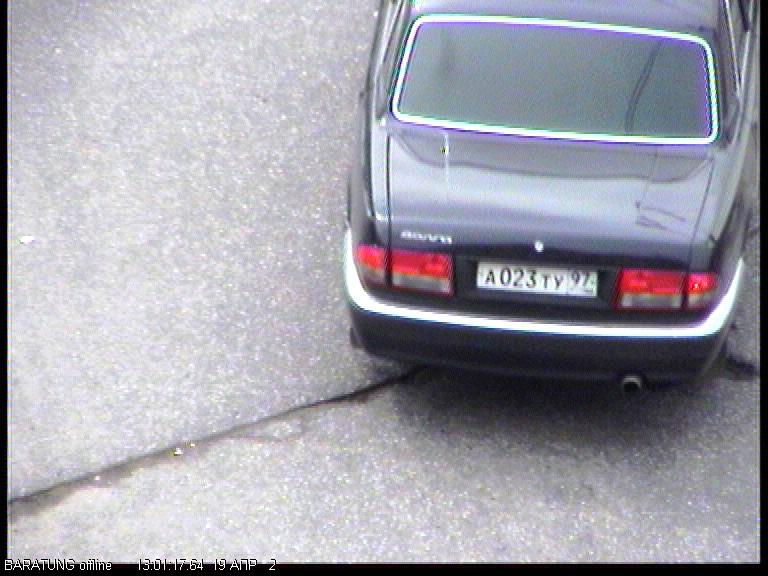
#> input picture car_plates_img/car_p_1.jpg, 768 x 576 px, found by its file name; its folder holds 4 pictures in this run
$ python plates_2.py
#> lines starting #> are read from the running program, lines starting #| are printed output that depends on the picture; after the words box and inside, x2 and y2 are one past the last pixel; in counts of white or black regions, pixels touching at a corner belong together
#> further down, img is the input picture: shape (576, 768, 3); mean B, G, R 170.2, 160.6, 161.2
import cv2 as cv
import numpy as np
import matplotlib.pyplot as plt

def find_plate_2(img, debug=False):
#> called with debug = False
    gray = cv.cvtColor(img, cv.COLOR_BGR2GRAY)
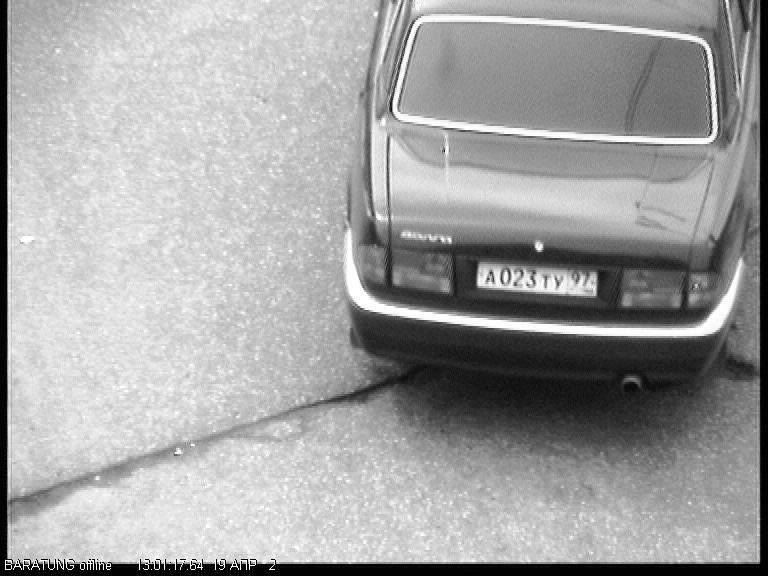
#> gray: shape (576, 768); min 0, max 255, mean 161.9
    blur = cv.GaussianBlur(gray, (5, 5), 0)

    # Улучшаем бинаризацию
    edges = cv.Canny(blur, 100, 200)
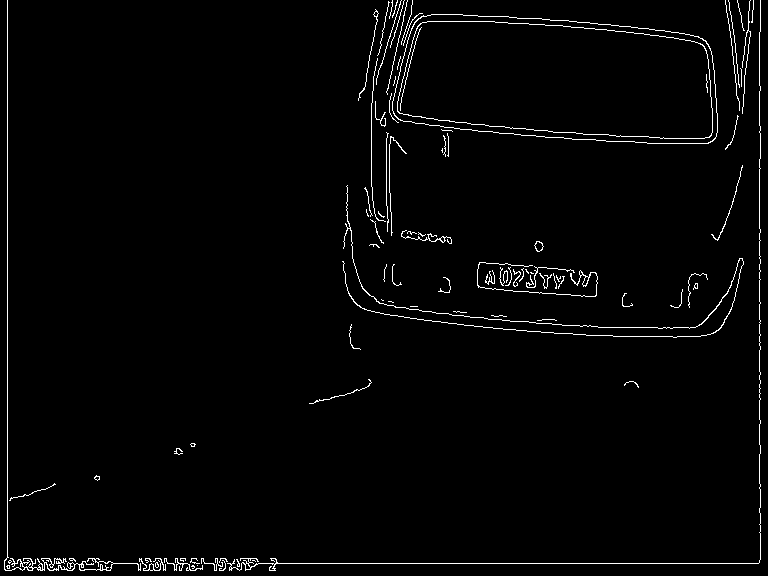
#> edges: shape (576, 768); 2% white in thin lines or dots

    # Морфологическая обработка — соединяем символы в прямоугольники
    kernel = cv.getStructuringElement(cv.MORPH_RECT, (5, 3))
    morph = cv.morphologyEx(edges, cv.MORPH_CLOSE, kernel, iterations=2)
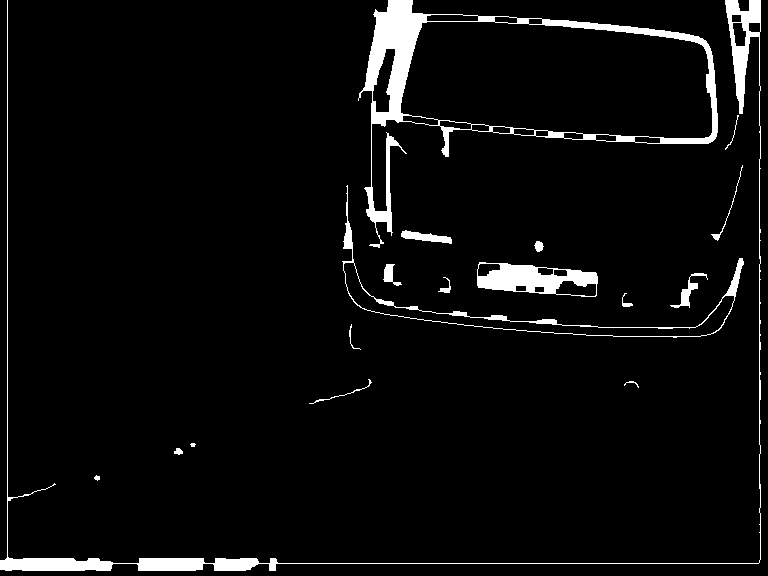
#> morph: shape (576, 768); 4.5% white; 18 white regions (1 under 20 px)

    _, morph = cv.threshold(morph, 105, 255, cv.THRESH_BINARY)

    contours, _ = cv.findContours(morph, cv.RETR_EXTERNAL, cv.CHAIN_APPROX_SIMPLE)
#> contours = 18 contours, 5 with area under 20; largest, box (x1, y1, x2, y2) and area: (358, 0, 718, 248) 40122, (342, 185, 744, 338) 5043, (0, 0, 761, 571) 4466, (477, 262, 598, 297) 3018, (401, 230, 452, 244) 302

    plate_cnt = None
    best_score = 0

    for cnt in contours:
        x, y, w, h = cv.boundingRect(cnt)
        aspect = w / h if h != 0 else 0
        area = cv.contourArea(cnt)
        rect_area = w * h
        fill_ratio = area / rect_area if rect_area > 0 else 0

        # Фильтруем по базовым геометрическим признакам
        if 2.0 < aspect < 8 and 1000 < area < 25000 and 0.1 < fill_ratio < 0.9:
            # Проверка на горизонтальность (номера не сильно наклонены)
            rect = cv.minAreaRect(cnt)
            angle = abs(rect[2])
            if angle > 15:
                continue

            score = area * fill_ratio
            if score > best_score:
                best_score = score
                plate_cnt = cnt
#> this loop made 18 passes
#> (x, y, w, h, aspect, area, rect_area, fill_ratio) on pass 11: (477, 262, 121, 35, 3.46, 3018, 4235, 0.713)
#> (x, y, w, h, aspect, area, rect_area, fill_ratio) on passes 2, 5, 7, 8, 9, 10: (174, 448, 9, 7, 1.29, 32, 63, 0.508), (309, 379, 63, 25, 2.52, 24, 1575, 0.0152), (622, 293, 11, 14, 0.786, 28.5, 154, 0.185), (438, 277, 13, 16, 0.812, 40, 208, 0.192), (670, 273, 38, 35, 1.09, 221.5, 1330, 0.167), (383, 264, 19, 22, 0.864, 149, 418, 0.356)
#> after the loop, best_score = 0

    if plate_cnt is None:
        return None

    x, y, w, h = cv.boundingRect(plate_cnt)
    cropped = img[y:y + h, x:x + w]

    if debug:
        debug_img = img.copy()
        cv.drawContours(debug_img, [plate_cnt], -1, (0, 255, 0), 2)
        plt.imshow(cv.cvtColor(debug_img, cv.COLOR_BGR2RGB))
        plt.title("Detected Plate")
        plt.show()

    # Контраст для OCR
    gray_plate = cv.cvtColor(cropped, cv.COLOR_BGR2GRAY)
    gray_plate = cv.equalizeHist(gray_plate)

    return gray_plate


# Пример использования
for i in range(1, 9):
    img = cv.imread(f"car_plates_img/car_p_{i}.jpg")
    result = find_plate_2(img, debug=False)
    if result is not None:
        cv.imshow("Detected Plate", result)
        cv.waitKey(0)
#> pass 2 of the loop `for i in range(1, 9):`:
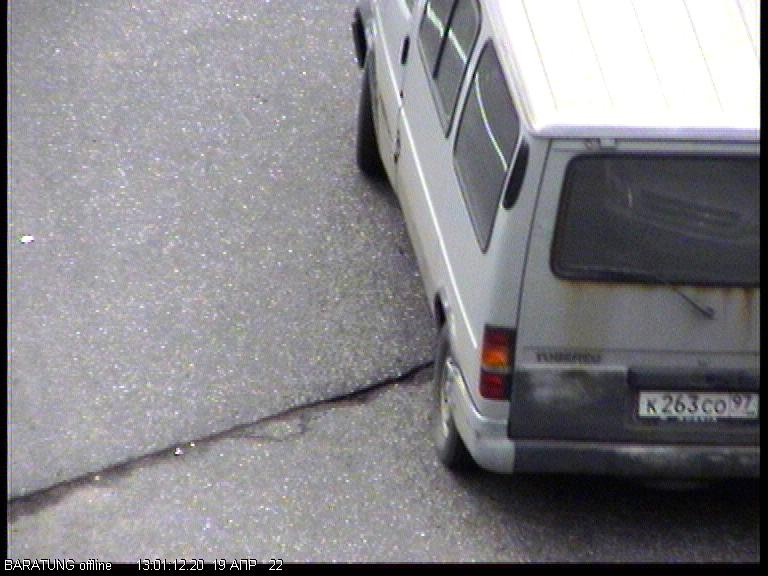
#> input picture car_plates_img/car_p_2.jpg, 768 x 576 px, found by its file name
#> img is the input picture: shape (576, 768, 3); mean B, G, R 136.4, 132.3, 133.6
#> in find_plate_2 (call 2), `edges = cv.Canny(blur, 100, 200)`:
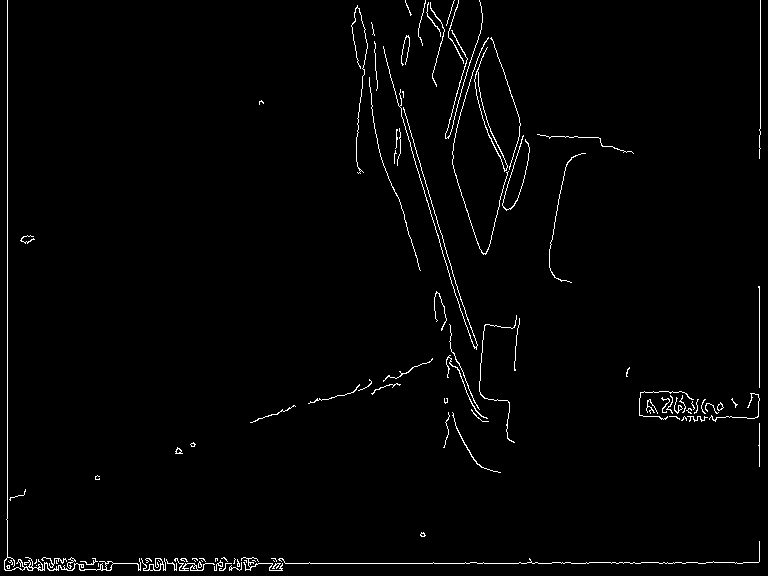
#> edges: shape (576, 768); 1.6% white in thin lines or dots
#> in find_plate_2 (call 2), `morph = cv.morphologyEx(edges, cv.MORPH_CLOSE, kernel, iterations=2)`:
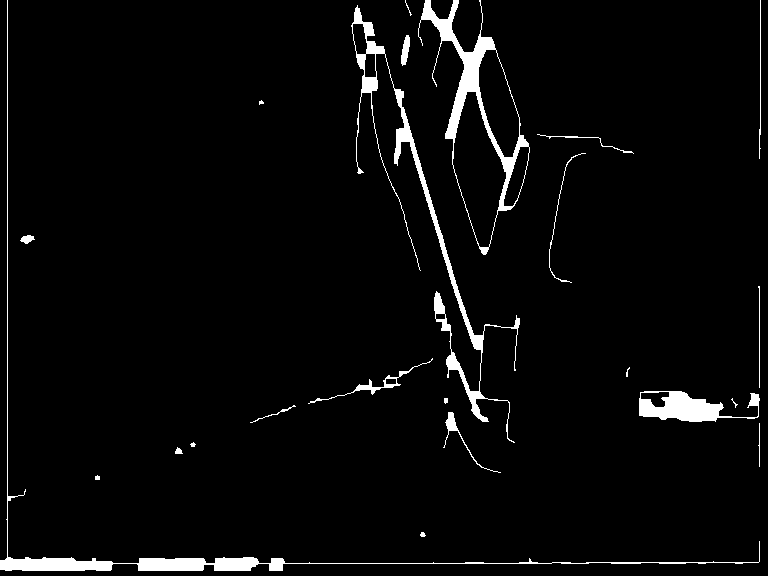
#> morph: shape (576, 768); 3.5% white; 23 white regions (4 under 20 px)
#> contours = 23 contours, 11 with area under 20; largest, box (x1, y1, x2, y2) and area: (418, 0, 530, 255) 11262, (351, 5, 520, 443) 3608, (0, 0, 760, 571) 2782, (639, 391, 760, 422) 1995, (308, 358, 433, 404) 280
#> the loop in find_plate_2 (call 2), `for cnt in contours:` made 23 passes
#> (x, y, w, h, aspect, area, rect_area, fill_ratio) on pass 10: (639, 391, 121, 31, 3.9, 1995, 3751, 0.532)
#> after the loop in find_plate_2 (call 2), `for cnt in contours:`: best_score = 0
#> pass 3 of the loop `for i in range(1, 9):`:
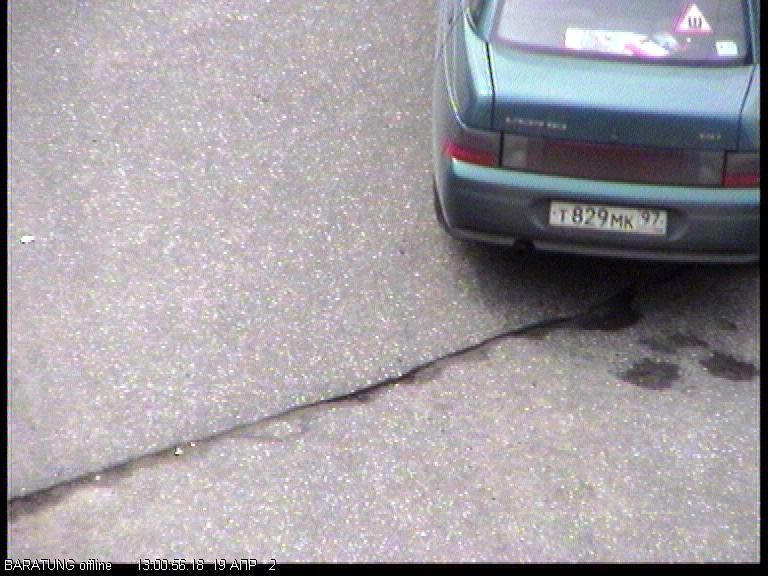
#> input picture car_plates_img/car_p_3.jpg, 768 x 576 px, found by its file name
#> img is the input picture: shape (576, 768, 3); mean B, G, R 160.1, 155, 159.4
#> in find_plate_2 (call 3), `edges = cv.Canny(blur, 100, 200)`:
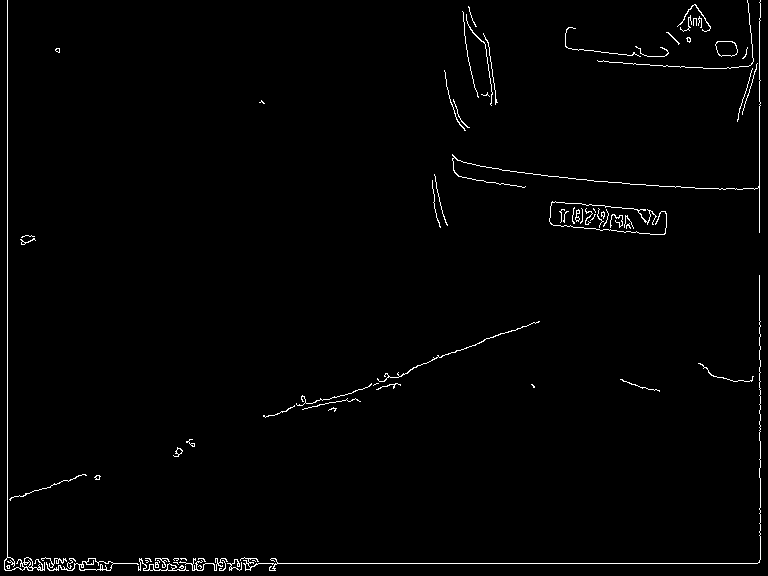
#> edges: shape (576, 768); 1.3% white in thin lines or dots
#> in find_plate_2 (call 3), `morph = cv.morphologyEx(edges, cv.MORPH_CLOSE, kernel, iterations=2)`:
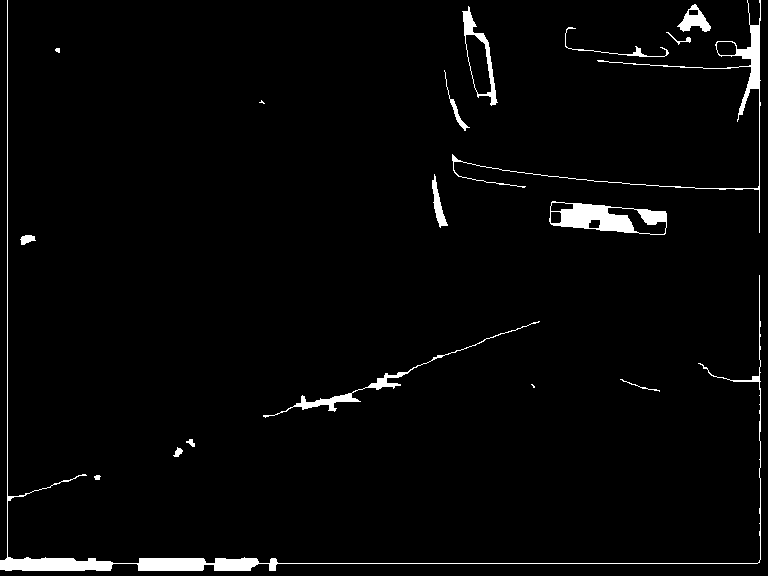
#> morph: shape (576, 768); 2.6% white; 18 white regions (2 under 20 px)
#> contours = 18 contours, 5 with area under 20; largest, box (x1, y1, x2, y2) and area: (549, 201, 667, 235) 2727, (0, 0, 761, 571) 2702, (462, 6, 498, 106) 1544, (452, 0, 761, 233) 1150, (263, 321, 540, 418) 654
#> the loop in find_plate_2 (call 3), `for cnt in contours:` made 18 passes
#> (x, y, w, h, aspect, area, rect_area, fill_ratio) on pass 8: (549, 201, 118, 34, 3.47, 2727, 4012, 0.68)
#> after the loop in find_plate_2 (call 3), `for cnt in contours:`: best_score = 0
#> (the run stopped early here; a loop or call above may not have finished)
